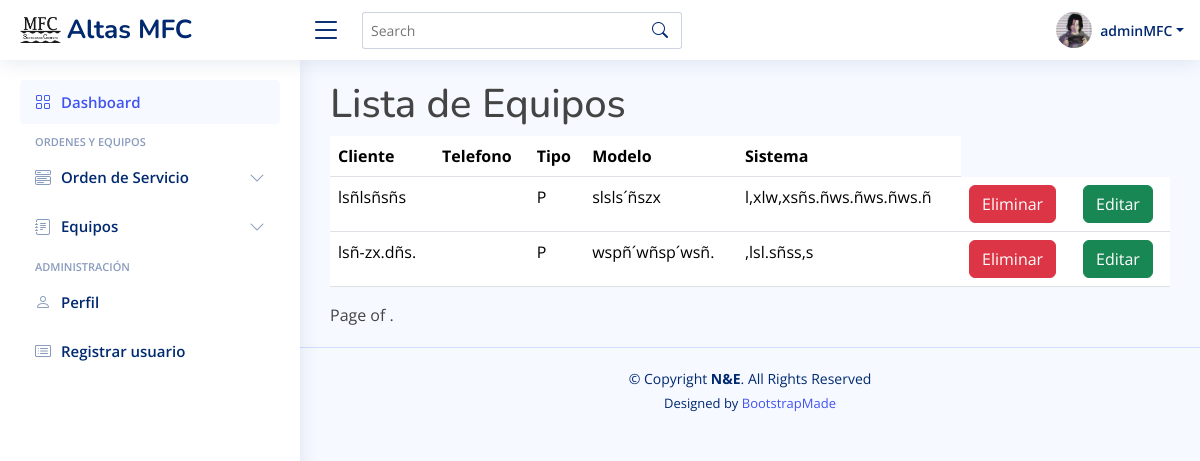
The app's page /equipos/ (signed in) with its own data.
### inicio/models.py (models this page shows, shortened)
class Equipo (models.Model):
    cliente_equipo = models.TextField(max_length=50, null=False)
    telefono_cliente = models.IntegerField(max_length=10, null=False)
    tipo = [
        ('E','Escritorio-CPU'),
        ('P','Portatil'),
        ('A','Alo'),
        ('I','Impresora'),
        ('M','Multifuncional'),
        ('T','Tablet')
    ]
    tipo_equipo = models.CharField(max_length=1, choices= tipo, default='P')
    marca_equipo = models.CharField(max_length=30, null=False)
    modelo_equipo = models.CharField(max_length=30, null=False)
    serial_number = models.CharField(max_length=15, null=False)
    accesorios_equipo = models.TextField(max_length=100)
    contraseña_equipo = models.CharField(max_length=30)
    sistema_operativo = models.TextField(max_length=30, null=False)

### inicio/views.py (the view)
# urls.py: path('equipos/', views.lista_equipos, name='Equipos'),
@login_required
def lista_equipos(request):
    context={
        'equipo': Equipo.objects.all()
    }
    return render(request, 'equipos/lista_equipos.html',context)

### inicio/templates/equipos/lista_equipos.html (shortened to what this page needs)
{% extends 'base.html' %}
{% block contenido %}
<h1>Lista de Equipos</h1>
    <table class="table">
        <thead>
            <tr>
                <th>Cliente</th>
                <th>Telefono</th>
                <th>Tipo</th>
                <th>Modelo</th>
                <th>Sistema</th>
            </tr>
        </thead>
        <tbody>
            {% for equipo in equipo %}
                <tr>
                    <td>{{equipo.cliente_equipo}}</td>
                    <td>{{equipo.telefono}}</td>
                    <td>{{equipo.tipo_equipo}}</td>
                    <td>{{equipo.modelo_equipo}}</td>
                    <td>{{equipo.sistema_operativo}}</td>
                    <td><a class="btn btn-danger" href="#">Eliminar</a></td>
                    <td><a class="btn btn-success" href="#">Editar</a></td>
                </tr>
            {% endfor %}
        </tbody>
    </table>
    <div class="pagination">
        <span class="step-links">
            <span class="current">
                Page {{ page_obj.number }} of {{ page_obj.paginator.num_pages }}.
            </span>
        </span>
    </div>
{% endblock contenido %}

### inicio/templates/base.html (shortened to what this page needs)
{% load static %}
<!DOCTYPE html>
<html lang="en">
<head>
  <link href="{% static 'vendor/bootstrap/css/bootstrap.min.css' %}" rel="stylesheet">
  <link href="{% static 'vendor/bootstrap-icons/bootstrap-icons.css' %}" rel="stylesheet">
  <link href="{% static 'vendor/boxicons/css/boxicons.min.css' %}" rel="stylesheet">
  <link href="{% static 'vendor/quill/quill.snow.css' %}" rel="stylesheet">
  <link href="{% static 'vendor/quill/quill.bubble.css' %}" rel="stylesheet">
  <link href="{% static 'vendor/remixicon/remixicon.css' %}" rel="stylesheet">
  <link href="{% static 'vendor/simple-datatables/style.css' %}" rel="stylesheet">
  <link href="{% static 'css/style.css' %}" rel="stylesheet">
</head>
<body>
  <header id="header" class="header fixed-top d-flex align-items-center">
    <div class="d-flex align-items-center justify-content-between">
      <a href="index.html" class="logo d-flex align-items-center">
        <img src="{% static 'img/logo-mfc.png' %}" alt="">
        <span class="d-none d-lg-block">Altas MFC</span>
      </a>
      <i class="bi bi-list toggle-sidebar-btn"></i>
    </div>
    <div class="search-bar">
      <form class="search-form d-flex align-items-center" method="POST" action="#">
        <input type="text" name="query" placeholder="Search" title="Enter search keyword">
        <button type="submit" title="Search"><i class="bi bi-search"></i></button>
      </form>
    </div>
    <nav class="header-nav ms-auto">
      <ul class="d-flex align-items-center">
        <li class="nav-item dropdown pe-3">
          <a class="nav-link nav-profile d-flex align-items-center pe-0" href="#" data-bs-toggle="dropdown">
            <img src="{% static 'img/perfil-prueba.jpg' %}" alt="foto-perfil" class="rounded-circle">
            <span class="d-none d-md-block dropdown-toggle ps-2">{{user}}</span>
          </a>
        </li>
      </ul>
    </nav>
  </header>
  <aside id="sidebar" class="sidebar">
    <ul class="sidebar-nav" id="sidebar-nav">
      <li class="nav-item">
        <a class="nav-link " href="index.html">
          <i class="bi bi-grid"></i>
          <span>Dashboard</span>
        </a>
      </li>
      <li class="nav-heading">Ordenes y Equipos</li>
      <li class="nav-item">
        <a class="nav-link collapsed" data-bs-target="#components-nav" data-bs-toggle="collapse" href="#">
          <i class="bi bi-menu-button-wide"></i><span>Orden de Servicio</span><i class="bi bi-chevron-down ms-auto"></i>
        </a>
      </li>
      <li class="nav-item">
        <a class="nav-link collapsed" data-bs-target="#forms-nav" data-bs-toggle="collapse" href="#">
          <i class="bi bi-journal-text"></i><span>Equipos</span><i class="bi bi-chevron-down ms-auto"></i>
        </a>
      </li>
      <li class="nav-heading">Administración</li>
      <li class="nav-item">
        <a class="nav-link collapsed" href="users-profile.html">
          <i class="bi bi-person"></i>
          <span>Perfil</span>
        </a>
      </li>
      <li class="nav-item">
        <a class="nav-link collapsed" href="{% url 'Registrar' %}">
          <i class="bi bi-card-list"></i>
          <span>Registrar usuario</span>
        </a>
      </li>
    </ul>
  </aside>
  <main id="main" class="main">
    {% block contenido %}
    {% endblock contenido %}
  </main>
  <footer id="footer" class="footer">
    <div class="copyright">
      &copy; Copyright <strong><span>N&amp;E</span></strong>. All Rights Reserved
    </div>
    <div class="credits">
      Designed by <a href="https://bootstrapmade.com/">BootstrapMade</a>
    </div>
  </footer>
</body>
</html>

### static/css/style.css (style rules this page uses)
:root { scroll-behavior: smooth; }
body { font-family: "Open Sans", sans-serif; background: #f6f9ff; color: #444444; }
a { color: #4154f1; text-decoration: none; }
h1, h2, h3, h4, h5, h6 { font-family: "Nunito", sans-serif; }
#main { margin-top: 60px; padding: 20px 30px; transition: all 0.3s; }
.logo { line-height: 1; }
@media (min-width: 1200px) { .logo { width: 280px; } }
.logo img { max-height: 26px; margin-right: 6px; }
.logo span { font-size: 26px; font-weight: 700; color: #012970; font-family: "Nunito", sans-serif; }
.header { transition: all 0.5s; z-index: 997; height: 60px; box-shadow: 0px 2px 20px rgba(1, 41, 112, 0.1); background-color: #fff; padding-left: 20px; }
.header .toggle-sidebar-btn { font-size: 32px; padding-left: 10px; cursor: pointer; color: #012970; }
.header .search-bar { min-width: 360px; padding: 0 20px; }
.header .search-form { width: 100%; }
.header .search-form input { border: 0; font-size: 14px; color: #012970; border: 1px solid rgba(1, 41, 112, 0.2); padding: 7px 38px 7px 8px; border-radius: 3px; transition: 0.3s; width: 100%; }
.header .search-form button { border: 0; padding: 0; margin-left: -30px; background: none; }
.header .search-form button i { color: #012970; }
.header-nav ul { list-style: none; }
.header-nav>ul { margin: 0; padding: 0; }
.header-nav .nav-profile { color: #012970; }
.header-nav .nav-profile img { max-height: 36px; }
.header-nav .nav-profile span { font-size: 14px; font-weight: 600; }
.sidebar { position: fixed; top: 60px; left: 0; bottom: 0; width: 300px; z-index: 996; transition: all 0.3s; padding: 20px; overflow-y: auto; scrollbar-width: thin; scrollbar-color: #aab7cf transparent; box-shadow: 0px 0px 20px rgba(1, 41, 112, 0.1); background-color: #fff; }
@media (min-width: 1200px) { #main, #footer { margin-left: 300px; } }
.sidebar-nav { padding: 0; margin: 0; list-style: none; }
.sidebar-nav li { padding: 0; margin: 0; list-style: none; }
.sidebar-nav .nav-item { margin-bottom: 5px; }
.sidebar-nav .nav-heading { font-size: 11px; text-transform: uppercase; color: #899bbd; font-weight: 600; margin: 10px 0 5px 15px; }
.sidebar-nav .nav-link { display: flex; align-items: center; font-size: 15px; font-weight: 600; color: #4154f1; transition: 0.3; background: #f6f9ff; padding: 10px 15px; border-radius: 4px; }
.sidebar-nav .nav-link i { font-size: 16px; margin-right: 10px; color: #4154f1; }
.sidebar-nav .nav-link.collapsed { color: #012970; background: #fff; }
.sidebar-nav .nav-link.collapsed i { color: #899bbd; }
.sidebar-nav .nav-link .bi-chevron-down { margin-right: 0; transition: transform 0.2s ease-in-out; }
.footer { padding: 20px 0; font-size: 14px; transition: all 0.3s; border-top: 1px solid #cddfff; }
.footer .copyright { text-align: center; color: #012970; }
.footer .credits { padding-top: 5px; text-align: center; font-size: 13px; color: #012970; }

### records on screen
Equipo: cliente_equipo "lsñlsñsñs", tipo_equipo "P", modelo_equipo "slsls´ñszx", sistema_operativo "l,xlw,xsñs.ñws.ñws.ñws.ñ"
Equipo: cliente_equipo "lsñ-zx.dñs.", tipo_equipo "P", modelo_equipo "wspñ´wñsp´wsñ.", sistema_operativo ",lsl.sñss,s"

### other values on screen
{{ user }} "adminMFC"
